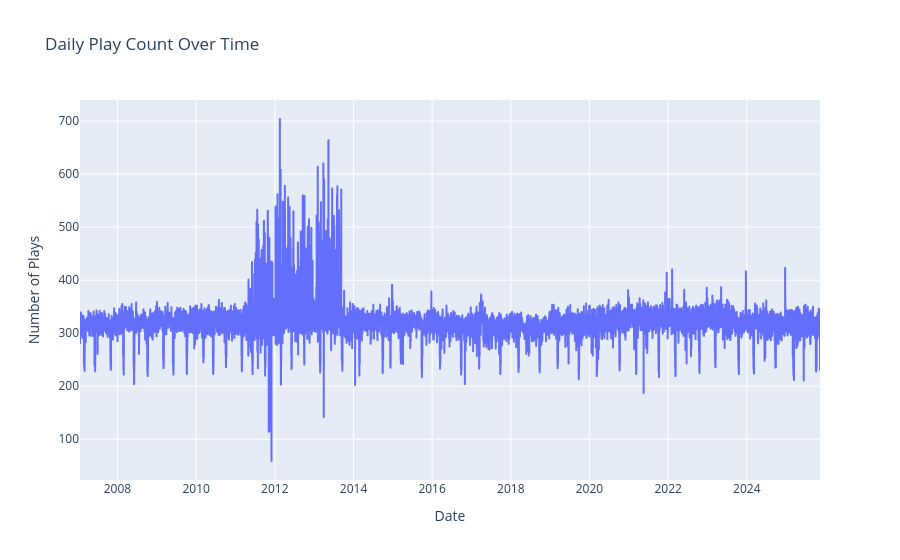

This figure's notebook cell:
### Code cell
# Plot plays over time
fig = px.line(plays_over_time, x='date', y='play_count',
              title='Daily Play Count Over Time',
              labels={'play_count': 'Number of Plays', 'date': 'Date'})
fig.show()

### Figure 1 — Plotly figure (JSON) as saved in the notebook; plotly's stock layout.template omitted (floating-point values rounded to 4 significant figures; data arrays with more than 128 entries replaced by an {"elided": "..."} marker saying what was removed)
{"data": [{"hovertemplate": "Date=%{x}<br>Number of Plays=%{y}<extra></extra>", "legendgroup": "", "line": {"color": "#636efa", "dash": "solid"}, "marker": {"symbol": "circle"}, "mode": "lines", "name": "", "showlegend": false, "type": "scattergl", "x": {"elided": "6872 str values"}, "xaxis": "x", "y": {"elided": "6872 int values"}, "yaxis": "y"}], "layout": {"legend": {"tracegroupgap": 0}, "title": {"text": "Daily Play Count Over Time"}, "xaxis": {"anchor": "y", "domain": [0, 1], "title": {"text": "Date"}}, "yaxis": {"anchor": "x", "domain": [0, 1], "title": {"text": "Number of Plays"}}}}
